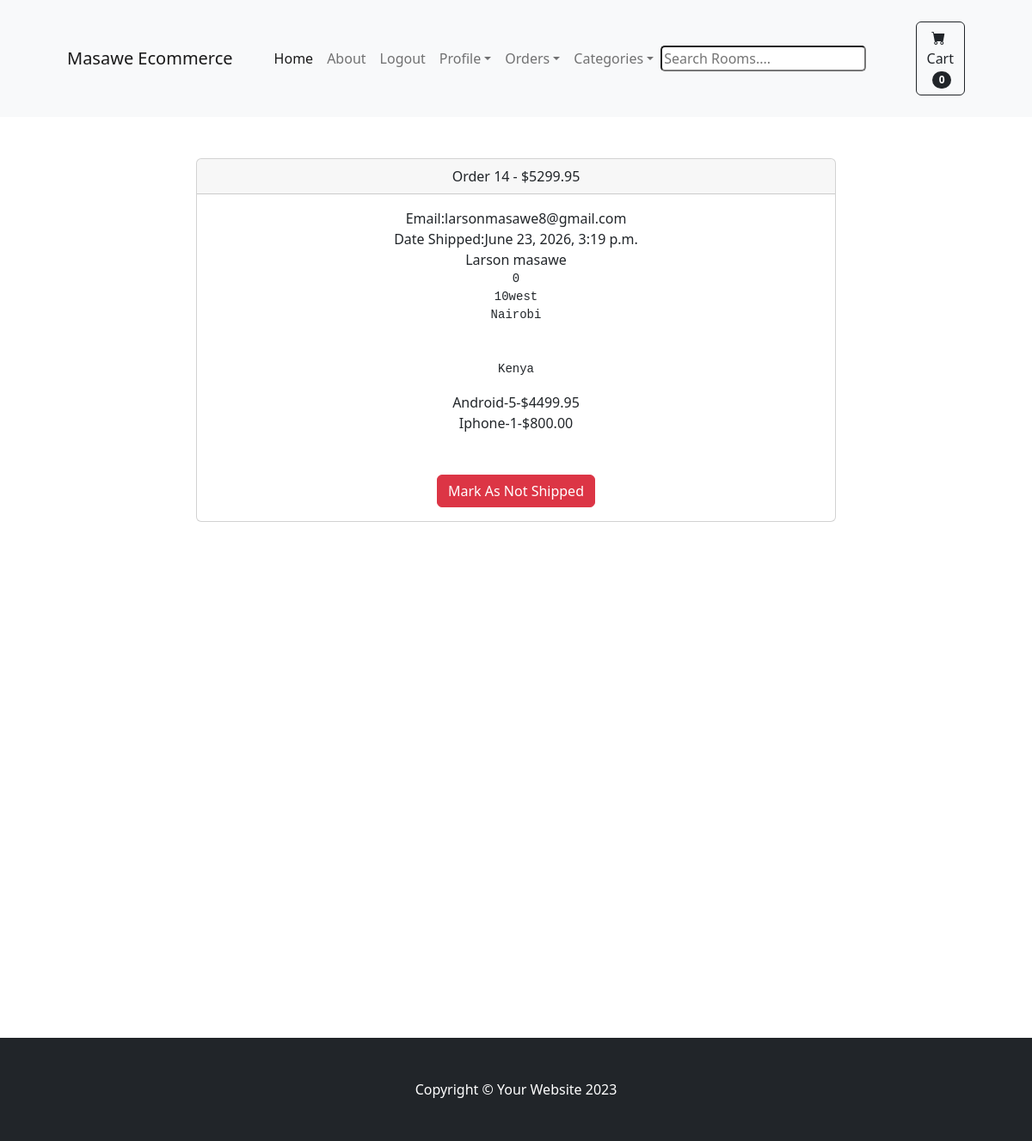
/payment/orders/14 (signed in), run on the app's committed database.
### payment/models.py (models this page shows, shortened)
class Order(models.Model):
    user = models.ForeignKey(User,on_delete=models.CASCADE,null=True,blank=True)
    full_name = models.CharField(max_length=250)
    email = models.EmailField(max_length=250)
    shipping_address = models.TextField(max_length=15000)
    amount_paid = models.DecimalField(max_digits=7,decimal_places=2)
    date_ordered = models.DateTimeField(auto_now_add=True)
    shipped = models.BooleanField(default=False)
    date_shipped = models.DateTimeField(blank=True,null=True)

class OrderItem(models.Model):
    order_id= models.ForeignKey(Order,on_delete=models.CASCADE,null=True)
    product_id = models.ForeignKey(Product,on_delete=models.CASCADE,null=True)
    user = models.ForeignKey(User,on_delete=models.CASCADE,null=True,blank=True)
    quantity = models.PositiveIntegerField(default = 1)
    price = models.DecimalField(max_digits=7,decimal_places=2)

### store/models.py (models this page shows)
class Product(models.Model):
    name = models.CharField(max_length=100)
    price =models.DecimalField(default=0,decimal_places=2,max_digits=6)
    category =models.ForeignKey(Category,on_delete=models.CASCADE,default=1)
    description =models.CharField(max_length=250,default='',blank=True,null=True)
    image =models.ImageField(upload_to='uploads/product/')
    is_sale = models.BooleanField(default=False)
    sale_price = models.DecimalField(default=0,decimal_places=2,max_digits=6)
    def __str__(self):
        return self.name

### payment/views.py (the view, shortened to what this page needs)
# urls.py: path('orders/<str:pk>',views.orders,name='orders'),
def orders(request,pk):
     if request.user.is_authenticated and request.user.is_superuser:
        order = Order.objects.get(id=pk)
        items = OrderItem.objects.filter(order_id=pk)
        context = {'order':order,'items':items}
        return render(request,'payment/orders.html',context)
     else:
        messages.success(request,"Access Denied")
        return redirect('home')

### cart/context_processors.py (called while the page is built)
def cart_count(request):
    if request.user.is_authenticated:
        cart,created = Cart.objects.get_or_create(user=request.user)
        count = CartItem.objects.filter(cart=cart).count()
    else:
        cart = CartSession(request)
        count = len(cart)
    return {'cart_count':count}

### payment/templates/payment/orders.html (shortened to what this page needs)
{% extends 'base.html' %}
{% block content %}
<div class="container">
    <div class="row">
        <center>
            <div class="col-8">
<br><br>
<div class="card">
    <div class="card-header">
      Order {{order.id}} - ${{order.amount_paid}}
    </div>
    <div class="card-body">
     Email:{{order.email}} <br>
     {% if order.date_shipped %}
     Date Shipped:{{order.date_shipped}}
     {% else %}
     Date Ordered:{{order.date_ordered}}
     {% endif %}
     <br>
     {{order.full_name}}
     <pre>{{order.shipping_address}}</pre>
     {% for item in items %}
     {{item.product_id}}-{{item.quantity}}-${{item.price}} <br>
     {% endfor %}
     <br><br>
     {% if not order.shipped %}
    <form action="" method="POST">
        {% csrf_token %}
        <input type="hidden" name="shipping_status" value="true">
        <button type="submit" class="btn btn-success">Mark As Shipped</button>
    </form>
    {% else %}
    <form action="" method="POST">
        <button type="submit" class="btn btn-danger">Mark As Not Shipped</button>
    </form>
    {% endif %}
    </div>
  </div>
<br><br><br><br><br><br><br><br><br><br><br><br><br><br><br><br><br><br><br><br><br><br><br><br><br>
            </div>
        </center>
    </div>
</div>
{% endblock %}

### data on the page
Order: id "14", amount_paid "5299.95", email "larsonmasawe8@gmail.com", date_shipped "June 23, 2026, 3:19 p.m.", full_name "Larson masawe", shipping_address "0 10west Nairobi Kenya"
OrderItem: product_id "Android", quantity "5", price "4499.95"
OrderItem: product_id "Iphone", quantity "1", price "800.00"

### other printed values
{{ cart_count }} "0"
